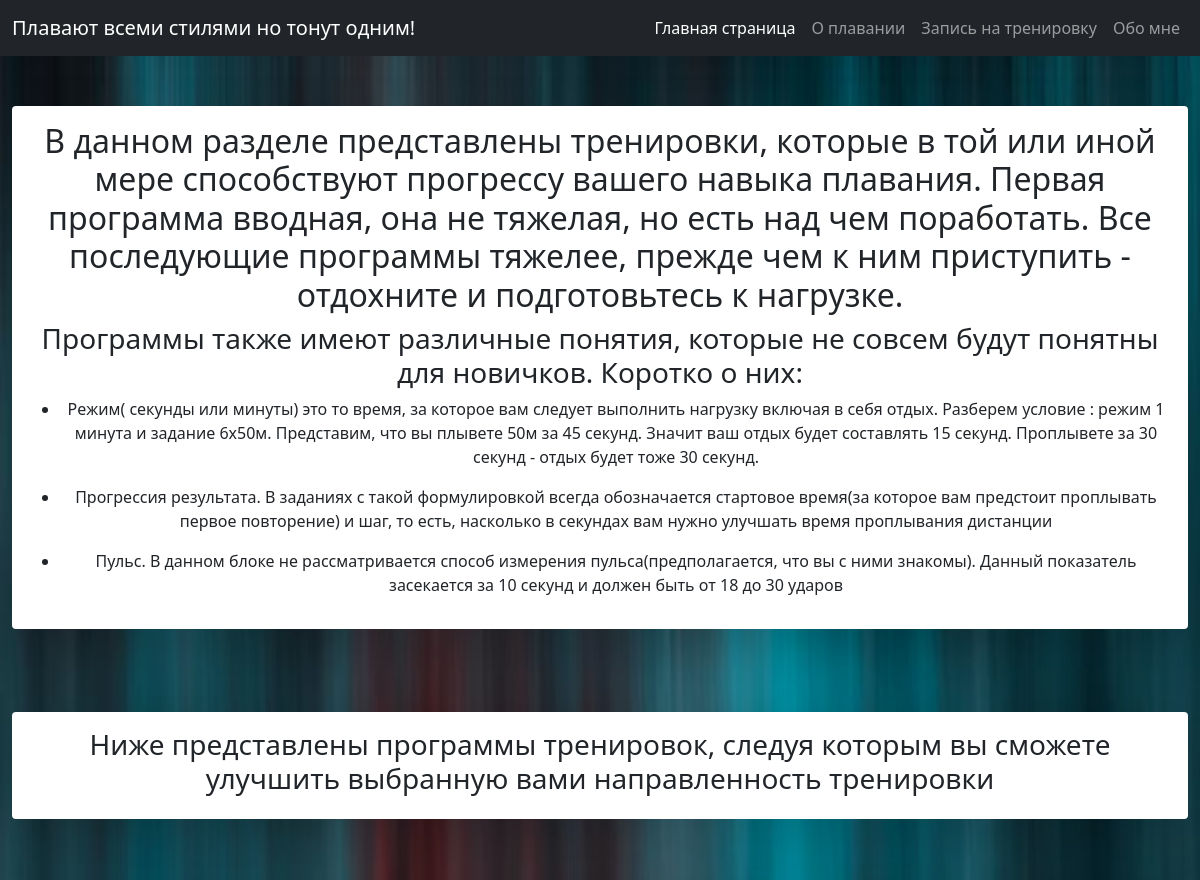
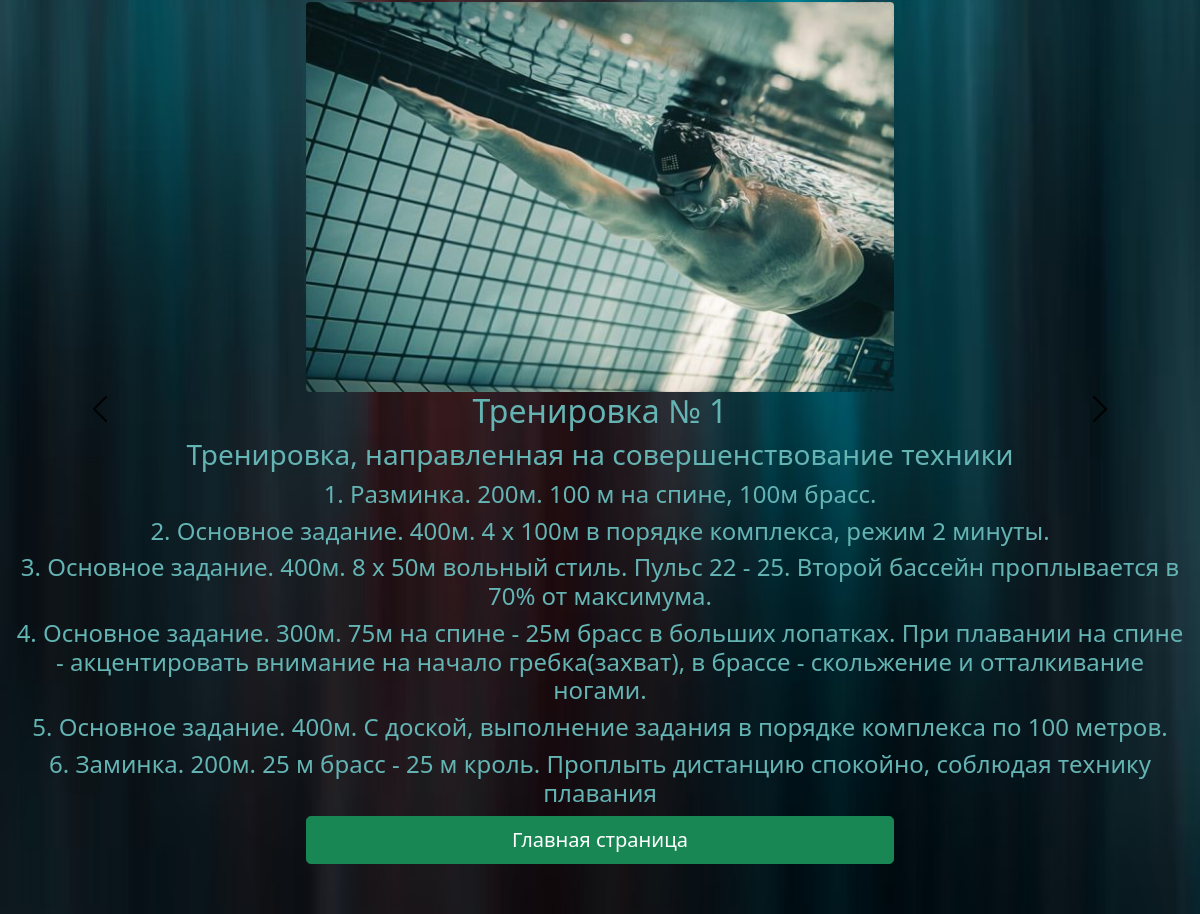
Screenshot of /workout_swimming_pro with the database file from the repository (2 pictures, top to bottom).
### workouts/models.py (models this page shows, shortened)
class Workouts_swimming_pro(models.Model):
    title = models.CharField('Название тренировки', max_length=50)
    description = models.CharField('Описание тренировки', max_length=250)
    image = models.ImageField(upload_to='main/static/images_swim_pro', null=True)
    full_text = models.TextField('Упражнения и дозировка нагрузки')

### main/views.py (the view)
# urls.py: path('workout_swimming_pro', views.workouts_swimming_pro),
def workouts_swimming_pro(request):
    text = []
    info =  Workouts_swimming_pro.objects.values()
    for elem in info.values():
        sent = str(elem).split("'full_text': '")[1]
        res = sent.split('\\r\\n')
        text.append(res)
    return render(request, 'workouts/workout_swimming_pro.html', {'info' : parse(text, info)})

### main/views.py (called while the page is built)
def parse(full_text : list, info : set):
    for elem in full_text:
        shit = elem[-1][-2:]
        for el in elem:
            if shit in el:
                elem[-1] = el.split(shit)[0]
    for elem in range(len(info)):
        info[elem]['full_text'] = full_text[elem]
    return info

### main/templates/workouts/workout_swimming_pro.html (shortened to what this page needs)
{% load static %}
<!DOCTYPE html>
<html lang="en">
  <head>
    <link href="https://cdn.jsdelivr.net/npm/bootstrap@5.0.2/dist/css/bootstrap.min.css" rel="stylesheet">
    <link rel="stylesheet" href='{% static "css\styles.css" %}'>
  </head>
  <nav class="navbar navbar-expand-lg navbar-dark bg-dark">
    <div class="container-fluid">
      <a class="navbar-brand">Плавают всеми стилями но тонут одним!</a>
          <ul class="navbar-nav">
          <li class="nav-item">
             <a class="nav-link active" aria-current="page" href="home">Главная страница</a>
          </li>
          <li class="nav-item">
            <a class="nav-link" href="about_swimming">О плавании</a>
          </li>
          <li class="nav-item">
            <a class="nav-link" href="reg_for_training">Запись на тренировку</a>
          </li>
          <li class="nav-item">
              <a class="nav-link" href="about_me">Обо мне</a>
          </li>
          </ul>
      </div>
  </nav>
  <section>
    <div class="container-xxl" div style='padding-bottom: 20px; padding-top: 50px;'>
      <center>
        <div class="shadow-lg p-3 mb-5 bg-white rounded">
          <h2>В данном разделе представлены тренировки, которые в той или иной мере способствуют прогрессу вашего навыка плавания. Первая программа вводная, она не тяжелая, но есть над чем поработать. Все последующие программы тяжелее, прежде чем к ним приступить - отдохните и подготовьтесь к нагрузке.</h2>
          <h3>Программы также имеют различные понятия, которые не совсем будут понятны для новичков. Коротко о них:</h3>
          <ul type="disc">
            <li>Режим( секунды или минуты) это то время, за которое вам следует выполнить нагрузку включая в себя отдых. Разберем условие : режим 1 минута и  задание 6х50м. Представим, что вы плывете 50м за 45 секунд. Значит ваш отдых будет составлять 15 секунд. Проплывете за 30 секунд - отдых будет тоже 30 секунд. </li>
          </ul>
          <ul type="disc">
            <li>Прогрессия результата. В заданиях с такой формулировкой всегда обозначается стартовое время(за которое вам предстоит проплывать первое повторение) и шаг, то есть, насколько в секундах вам нужно улучшать время проплывания дистанции</li>
          </ul>
          <ul type="disc">
            <li>Пульс. В данном блоке не рассматривается способ измерения пульса(предполагается, что вы с ними знакомы). Данный показатель засекается за 10 секунд и должен быть от 18 до 30 ударов </li>
          </ul>
        </div>
      </center>
    </div>
    <div class="container-xxl" div style='padding-bottom: 15px; padding-top: 15px;'>
      <center>
        <div class="shadow-lg p-3 mb-5 bg-white rounded">
          <h3>Ниже представлены программы тренировок, следуя которым вы сможете улучшить выбранную вами направленность тренировки</h3>
        </div>
      </center>
    </div>
    <div class="container-xxl" div style='padding-bottom: 50px;'>
      <div id="CarouselWithControls" class="carousel carousel-dark slide" data-bs-ride="false">
        <div class="carousel-inner">
        {% if info %}
            {% for item in info %}
                {% if forloop.first %}
                  <div class="carousel-item {% if forloop.first %} active {% endif %}">
                      <img src="{{ item.image }}" class="rounded mx-auto d-block w-50">
                      <h2 style='color: rgb(100, 180, 180)' class="text-center">{{ item.title }}</h2>
                      <h3 style='color: rgb(100, 180, 180)' class="text-center">{{ item.description }}</h3>
                      {% for sent in item.full_text %}
                        <h4 style='color: rgb(100, 180, 180)' class="text-center">{{ sent }}</h4>
                      {% endfor %}
                  </div>
                {% endif %}
            <button class="carousel-control-prev" href="#CarouselWithControls" role="button" data-bs-slide="prev">
              <span class="carousel-control-prev-icon" aria-hidden="true"></span>
            </button>
            <button class="carousel-control-next" href="#CarouselWithControls" role="button" data-bs-slide="next">
              <span class="carousel-control-next-icon" aria-hidden="true"></span>
            </button>
            {% endfor %}
        {% endif %}
      </div>
    </div>
    <div class="d-grid gap-2 col-6 mx-auto">
      <a href="home" class="btn btn-success btn-lg">Главная страница</a>
    </div>
  </section>
</html>

### main/static/css/styles.css (style rules this page uses)
section { background-image: url('img/2.avif'); background-repeat: no-repeat; background-position: center center; background-attachment: fixed; -webkit-background-size: 100%; -moz-background-size: 100%; -o-background-size: 100%; background-size: cover; width: 100%; position: absolute; }

### rows the page displays
Workouts_swimming_pro: image (picture), title "Тренировка № 1", description "Тренировка, направленная на совершенствование техники", full_text "1. Разминка. 200м. 100 м на спине, 100м брасс." "2. Основное задание. 400м. 4 х 100м в порядке комплекса, режим 2 минуты." "3. Основное задание. 400м. 8 х 50м вольный стиль. Пульс 22 - 25. Второй бассейн проплывается в 70% от максимума." "4. Основное задание. 300м. 75м на спине - 25м брасс в больших лопатках. При плавании на спине - акцентировать внимание на начало гребка(захват), в брассе - скольжение и отталкивание ногами." "5. Основное задание. 400м. С доской, выполнение задания в порядке комплекса по 100 метров." "6. Заминка. 200м. 25 м брасс - 25 м кроль. Проплыть дистанцию спокойно, соблюдая технику плавания"
